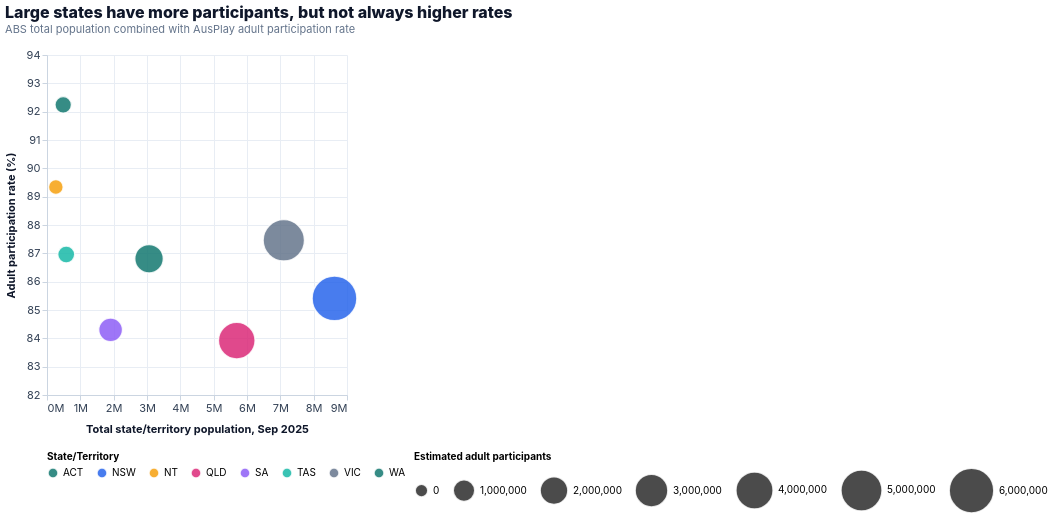

Source (Vega-Lite JSON):
### Vega-Lite specification from a JSON file in a GitHub repository (floating-point values rounded to 4 significant figures)
{"$schema": "https://vega.github.io/schema/vega-lite/v5.json", "background": "transparent", "config": {"view": {"stroke": null}, "axis": {"labelFont": "Inter, Arial, sans-serif", "titleFont": "Inter, Arial, sans-serif", "labelColor": "#334155", "titleColor": "#0f172a", "gridColor": "#e8edf4", "domainColor": "#cbd5e1", "tickColor": "#cbd5e1", "labelFontSize": 11, "titleFontSize": 11, "titlePadding": 10}, "legend": {"labelFont": "Inter, Arial, sans-serif", "titleFont": "Inter, Arial, sans-serif", "orient": "bottom", "labelLimit": 180, "labelFontSize": 10, "titleFontSize": 10, "symbolType": "circle"}, "title": {"font": "Inter, Arial, sans-serif", "fontSize": 16, "fontWeight": 800, "subtitleFont": "Inter, Arial, sans-serif", "subtitleFontSize": 11, "anchor": "start", "color": "#0f172a", "subtitleColor": "#64748b", "offset": 14}, "bar": {"cornerRadiusEnd": 5}, "range": {"category": ["#0f766e", "#2563eb", "#f59e0b", "#db2777", "#8b5cf6", "#14b8a6", "#64748b"]}}, "title": {"text": "Large states have more participants, but not always higher rates", "subtitle": "ABS total population combined with AusPlay adult participation rate"}, "data": {"values": [{"state_abbr": "ACT", "state_name": "Australian Capital Territory", "population_2025": 486231, "population_share_pct": 1.75, "participation_rate_pct": 92.24, "estimated_adult_participants": 367094}, {"state_abbr": "NSW", "state_name": "New South Wales", "population_2025": 8624534, "population_share_pct": 31.11, "participation_rate_pct": 85.41, "estimated_adult_participants": 6028038}, {"state_abbr": "NT", "state_name": "Northern Territory", "population_2025": 265457, "population_share_pct": 0.96, "participation_rate_pct": 89.34, "estimated_adult_participants": 186157}, {"state_abbr": "QLD", "state_name": "Queensland", "population_2025": 5692642, "population_share_pct": 20.53, "participation_rate_pct": 83.92, "estimated_adult_participants": 3882805}, {"state_abbr": "SA", "state_name": "South Australia", "population_2025": 1908182, "population_share_pct": 6.88, "participation_rate_pct": 84.3, "estimated_adult_participants": 1332909}, {"state_abbr": "TAS", "state_name": "Tasmania", "population_2025": 576659, "population_share_pct": 2.08, "participation_rate_pct": 86.96, "estimated_adult_participants": 420327}, {"state_abbr": "VIC", "state_name": "Victoria", "population_2025": 7104349, "population_share_pct": 25.62, "participation_rate_pct": 87.46, "estimated_adult_participants": 5082762}, {"state_abbr": "WA", "state_name": "Western Australia", "population_2025": 3061672, "population_share_pct": 11.04, "participation_rate_pct": 86.81, "estimated_adult_participants": 2143227}]}, "width": "container", "height": 340, "mark": {"type": "circle", "opacity": 0.84, "stroke": "#fff", "strokeWidth": 1.4, "tooltip": true}, "encoding": {"x": {"field": "population_2025", "type": "quantitative", "title": "Total state/territory population, Sep 2025", "axis": {"format": "~s"}}, "y": {"field": "participation_rate_pct", "type": "quantitative", "title": "Adult participation rate (%)", "scale": {"domain": [82, 94]}}, "size": {"field": "estimated_adult_participants", "type": "quantitative", "title": "Estimated adult participants", "scale": {"range": [160, 2000]}}, "color": {"field": "state_abbr", "type": "nominal", "title": "State/Territory"}, "tooltip": [{"field": "state_name", "title": "State/Territory"}, {"field": "population_2025", "title": "ABS population 2025", "format": ","}, {"field": "participation_rate_pct", "title": "Participation rate (%)", "format": ".1f"}, {"field": "estimated_adult_participants", "title": "Estimated adult participants", "format": ","}]}}
